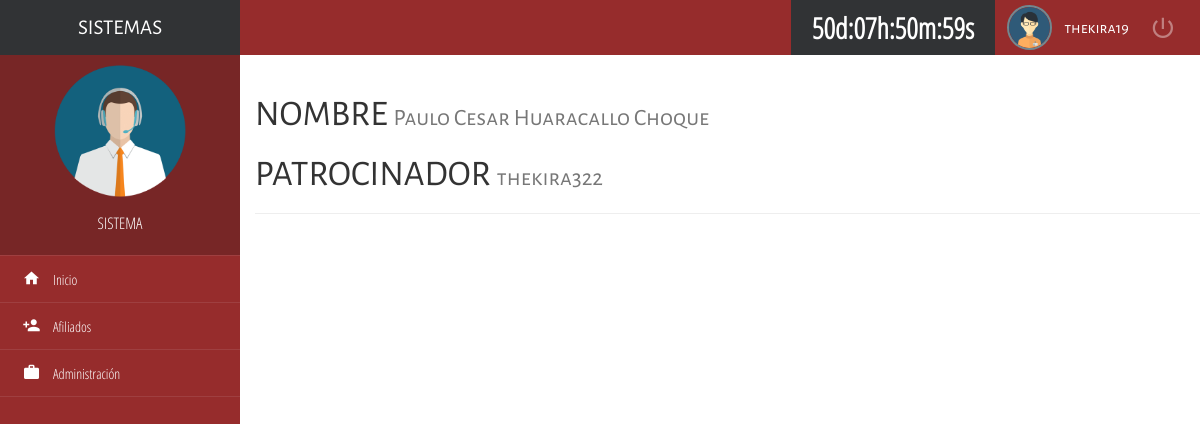
The page /admin/inicio/ (signed in) on the database its author committed.
### tables this page shows
CREATE TABLE `usuarios` (
  `idUsuario` int(11) UNSIGNED NOT NULL,
  `usuario` varchar(50) NOT NULL,
  `nombre` varchar(60) NOT NULL,
  `apellido` varchar(60) NOT NULL,
  `email` varchar(30) NOT NULL,
  `celular` varchar(20) NOT NULL,
  `nivel` int(2) NOT NULL,
  `password` varchar(200) NOT NULL,
  `pais` varchar(30) NOT NULL,
  `inicio` datetime DEFAULT NULL,
  `fin` datetime DEFAULT NULL,
  `patrocinador` varchar(50) NOT NULL,
  `estado` int(2) DEFAULT NULL
);

### php/clases.php (called while the page is built, shortened)
<?php
	class  usuarios{
  		public $usuario;
  		public $password;
  		public $conexion;
      public function conectar(){
          $consulta="SELECT * FROM usuarios WHERE usuario='$this->usuario' and password='$this->password'";
          $registro=mysqli_query($this->conexion,$consulta);
          $validar=mysqli_num_rows($registro);
         if($validar!=0){
            $reg=mysqli_fetch_array($registro);
            $this->usuario=$reg['usuario'];
            $this->nombre=$reg['nombre'];
            $this->apellido=$reg['apellido'];
            $this->password=$reg['password'];
            $this->patrocinador=$reg['patrocinador'];
            return true;
          }else{
            return false;
          }
      }
	}
?>

### admin/inicio/index.php (the view, shortened to what this page needs)
<?php
    require("./../../php/clases.php");
    $_SESSION['usuario']->conectar();
?>
<!DOCTYPE html>
<html lang="es">
<head>
    <link rel='stylesheet' href='./../../css/sweet-alert.css'>
    <link rel='stylesheet' href='./../../css/material-design-iconic-font.min.css'>
    <link rel='stylesheet' href='./../../css/normalize.css'>
    <link rel='stylesheet' href='./../../css/bootstrap.min.css'>
    <link rel='stylesheet' href='./../../css/jquery.mCustomScrollbar.css'>
    <link rel='stylesheet' href='./../../css/style.css'>
</head>
<body>
    <div class='navbar-lateral full-reset'>
        <div class='full-reset container-menu-movile custom-scroll-containers'>
            <div class='logo full-reset all-tittles'>
                SISTEMAS
            </div>
            <div class='full-reset' style='background-color:#772626; padding: 10px 0; color:#fff;'>
                <figure>
                    <img src='./../../assets/img/logo.png' alt='Biblioteca' class='img-responsive center-box' style='width:55%;'>
                </figure>
                <p class='text-center' style='padding-top: 15px;'>SISTEMA</p>
            </div>
            <div class='full-reset nav-lateral-list-menu'>
                <ul class='list-unstyled'>
                    <?php
                        require './../../pagina/inicio.php';
                        require './../../pagina/afiliados.php';
                        require './../../pagina/administracion.php';
                    ?>
                </ul>
            </div>
        </div>
    </div>
    <div class='content-page-container full-reset custom-scroll-containers'>
        <nav class='navbar-user-top full-reset'>
            <ul class='list-unstyled full-reset'>
                <li  class='tooltips-general exit-system-button' data-href='./../../index.php?option=1' data-placement='bottom' title='Salir del sistema'>
                    <i class='zmdi zmdi-power'></i>
                </li>
                <li style='color:#fff; cursor:default;'>
                    <span class='all-tittles'><?php echo $_SESSION["usuario"]->usuario; ?></span>
                </li>
                <figure>
                   <img src='./../../assets/img/user01.png' alt='user-picture' class='img-responsive img-circle center-box'>
                </figure>
                <li>
                    <div id="clock">No Activado</div>
                </li>
            </ul>
        </nav>
        <div class='container'>
            <div class='page-header'>
              <h1 class='all-tittles'>NOMBRE
                  <small><?php echo $_SESSION["usuario"]->nombre."  ".$_SESSION["usuario"]->apellido; ?></small>
              </h1>
              <h1 class='all-tittles'>PATROCINADOR
                  <small><?php echo $_SESSION["usuario"]->patrocinador; ?></small>
              </h1>
            </div>
        </div>
    </div>
</body>
</html>

### css/style.css (style rules this page uses)
html, body { height: 100%; margin: 0; padding: 0; width: 100%; font-size: 16px; font-family: "Parrafos" !important; background-color: #fff; }
.all-tittles { font-family: "Titulos" !important; }
.center-box { margin: 0 auto; }
.full-reset { margin: 0; padding: 0; width: 100%; }
.navbar-user-top { background-color: #8a1212e3; height: 55px; position: relative; top: 0; left: 0; z-index: 7; }
.navbar-user-top > ul { height: 55px; padding: 0 15px; margin: 0; }
.navbar-user-top > ul > li { display: inline-block; float: right; color: rgba(255,255,255,.4); height: 55px; margin: 0 12px; text-align: center; cursor: pointer; line-height: 55px; }
.navbar-user-top > ul > li > i { font-size: 27px; line-height: 55px; }
.navbar-user-top > ul > figure > img { width: 45px; float: right; height: 45px; border: 2px solid #728890; margin-top: 5px; }
.navbar-lateral { width: 20%; height: 100%; position: absolute; top: 0; left: 0; position: fixed; z-index: 1; }
.container-menu-movile { background-color: #8a1212e3; height: 100% !important; }
.logo { height: 55px; line-height: 55px; background-color: #313335; color: #fff; text-align: center; font-size: 21px; overflow: hidden; }
.content-page-container { overflow-y: scroll; position: absolute; top: 0; right: 0; z-index: 1; width: 80%; background-color: #fff; }
@media (min-width: 1200px) { .navbar-lateral { display: inherit !important; } }
@media (min-width: 1200px) { #clock { font-size: 1.8em; color: #ffffff; background-color: #313335; font-weight: bold; padding: 0px 21px; } }

### rows shown on the page
usuarios: usuario "thekira19", nombre "Paulo Cesar", apellido "Huaracallo Choque", patrocinador "thekira322"
